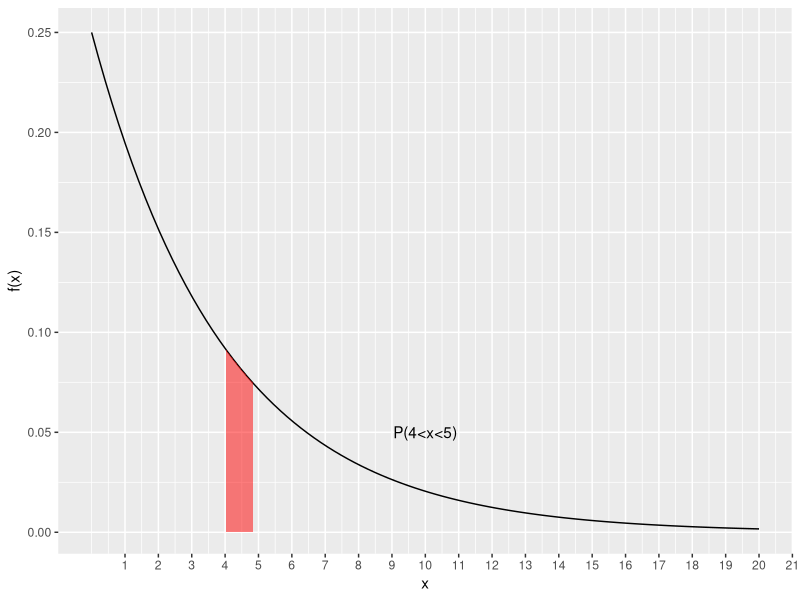

Write R code to recreate this figure.
#page no: 251
library(ggplot2)
e=2.718
mu=0.25
x<-seq(0,20,length.out=100)
px=dexp(x,rate=mu)
df<-data.frame(x=x,y=px)
x1=5
p_5=(1-(e^(-mu*x1)))
x2=4
p_4=(1-(e^(-mu*x2)))
p_4_5=p_5-p_4
qplot(x,y,data=df,geom="line")+
  geom_ribbon(data=subset(df,x>=4 & x<5),aes(ymax=y),ymin=0,
              fill="red",colour=NA,alpha=0.5)+
  scale_x_continuous("x",labels=as.character(seq(0:20)),breaks=seq(0:20))+
  annotate(geom="text",x=10,y=0.05,label=paste("P(4<x<5)"))+
  labs( y="f(x)")
print(paste("P(x<5) =",round(p_5,4)))
print(paste("P(x<4) =",round(p_4,4)))
print(paste("P(4<x<5) =",round(p_4_5,4)))
